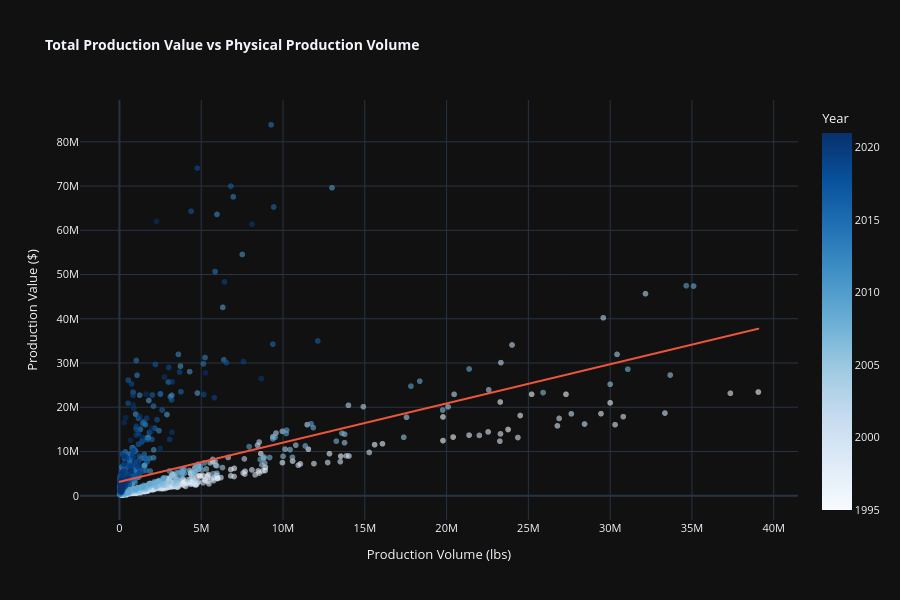

Write notebook code for a chart like this one.
### Markdown cell above
#### 3. Honey Price Distribution Across Decades
- Box plot of average honey price by decade.
- Shows price range, median, and outliers for each decade.
- Useful for identifying long-term price inflation and decade-specific volatility.
- While the prices were higher in 2010, they declined in 2020 decade

### Code cell
# 4. PRODUCTION VALUE vs ACTUAL PRODUCTION - SCATTER WITH TRENDLINE
fig4 = px.scatter(
    df,
    x='production',
    y='value_of_production',
    color='year',
    trendline='ols',
    hover_name='state',
    title='<b>Total Production Value vs Physical Production Volume</b>',
    labels={
        'production': 'Production Volume (lbs)',
        'value_of_production': 'Production Value ($)',
        'year': 'Year'
    },
    color_continuous_scale='Blues',
    opacity=0.6
)
fig4.update_layout(height=600, template='plotly_dark', font=dict(size=11), title_font_size=14)
fig4.show()

### Figure 1 — Plotly figure (JSON) as saved in the notebook; plotly's stock layout.template omitted (floating-point values rounded to 4 significant figures; data arrays with more than 128 entries replaced by an {"elided": "..."} marker saying what was removed)
{"data": [{"hovertemplate": "<b>%{hovertext}</b><br><br>Production Volume (lbs)=%{x}<br>Production Value ($)=%{y}<br>Year=%{marker.color}<extra></extra>", "hovertext": {"elided": "1115 str values"}, "legendgroup": "", "marker": {"color": {"elided": "1115 int values"}, "coloraxis": "coloraxis", "opacity": 0.6, "symbol": "circle"}, "mode": "markers", "name": "", "showlegend": false, "type": "scattergl", "x": {"elided": "1115 int values"}, "xaxis": "x", "y": {"elided": "1115 int values"}, "yaxis": "y"}, {"hovertemplate": "<b>OLS trendline</b><br>value_of_production = 0.88616 * production + 3.14073e+06<br>R<sup>2</sup>=0.271412<br><br>Production Volume (lbs)=%{x}<br>Production Value ($)=%{y} <b>(trend)</b><extra></extra>", "legendgroup": "", "marker": {"symbol": "circle"}, "mode": "lines", "name": "", "showlegend": false, "type": "scattergl", "x": {"elided": "1115 int values"}, "xaxis": "x", "y": {"elided": "1115 float values"}, "yaxis": "y"}], "layout": {"coloraxis": {"colorbar": {"title": {"text": "Year"}}, "colorscale": [[0, "rgb(247,251,255)"], [0.125, "rgb(222,235,247)"], [0.25, "rgb(198,219,239)"], [0.375, "rgb(158,202,225)"], [0.5, "rgb(107,174,214)"], [0.625, "rgb(66,146,198)"], [0.75, "rgb(33,113,181)"], [0.875, "rgb(8,81,156)"], [1, "rgb(8,48,107)"]]}, "font": {"size": 11}, "height": 600, "legend": {"tracegroupgap": 0}, "title": {"font": {"size": 14}, "text": "<b>Total Production Value vs Physical Production Volume</b>"}, "xaxis": {"anchor": "y", "domain": [0, 1], "title": {"text": "Production Volume (lbs)"}}, "yaxis": {"anchor": "x", "domain": [0, 1], "title": {"text": "Production Value ($)"}}}}
